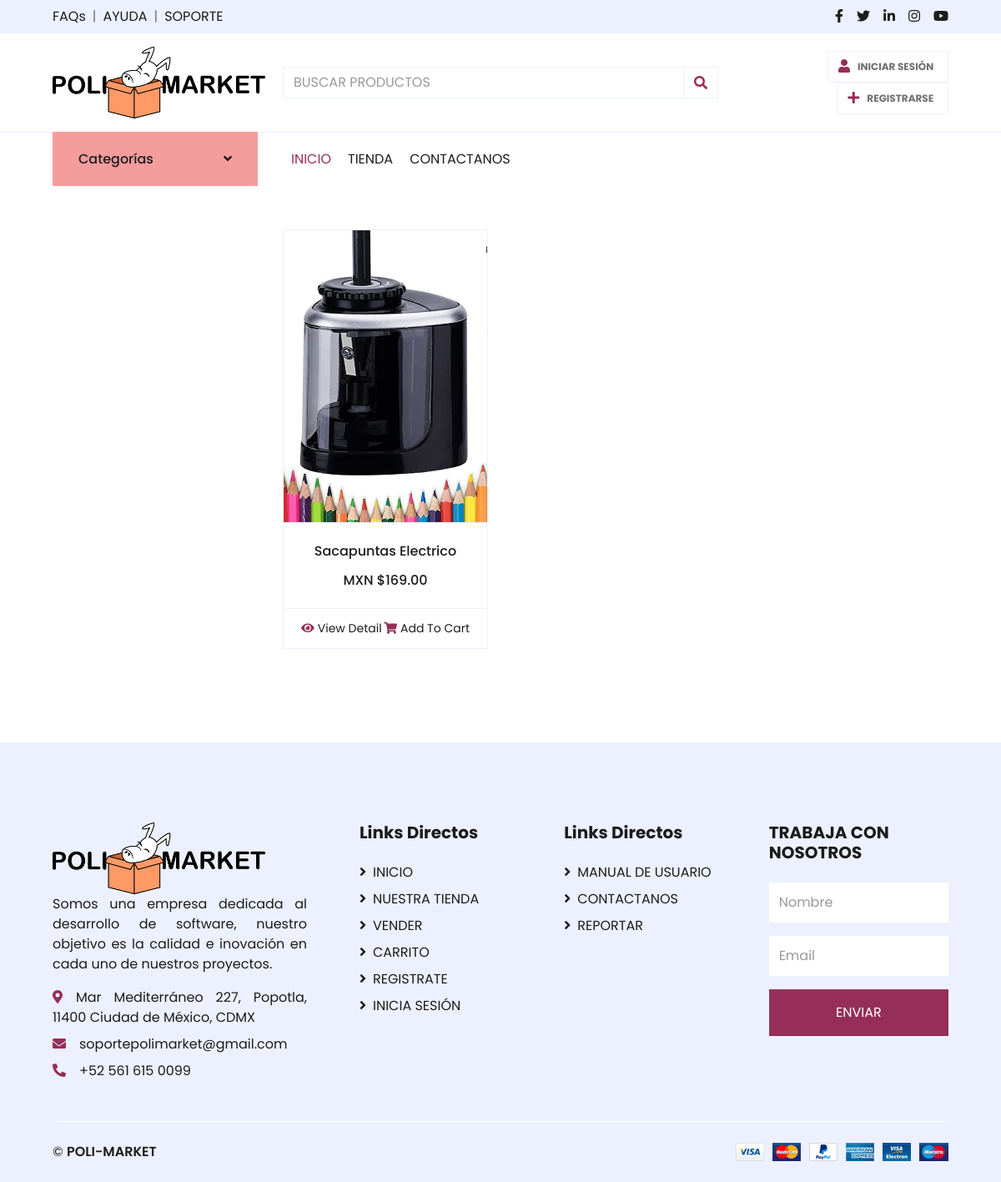
The page /CLIENTE/BUSCAR.php?buscar=Sacapuntas Electrico on the database its author committed.
### tables this page shows
CREATE TABLE `productos` (
  `cod_producto` int(11) NOT NULL AUTO_INCREMENT,
  `nom_producto` varchar(60) NOT NULL,
  `precio_producto` double(11,2) NOT NULL,
  `espns_producto` text NOT NULL,
  `descrip_producto` text NOT NULL,
  `foto_producto1` varchar(100) NOT NULL,
  `foto_producto2` varchar(100) NOT NULL,
  `foto_producto3` varchar(100) NOT NULL,
  `num_productos` int(11) NOT NULL,
  PRIMARY KEY (`cod_producto`)
);

### CLIENTE/BUSCAR.php (the view, shortened to what this page needs)
<?php
include("conexion.php");
?>
<!DOCTYPE html>
<html lang="en">
<head>
    <link href="https://cdnjs.cloudflare.com/ajax/libs/font-awesome/5.10.0/css/all.min.css" rel="stylesheet">
    <link href="lib/owlcarousel/assets/owl.carousel.min.css" rel="stylesheet">
    <link href="css/PRINCIPAL_ORDINARIO.css" rel="stylesheet">
</head>
<body>
    <div class="container-fluid">
        <div class="row bg-secondary py-2 px-xl-5">
            <div class="col-lg-6 d-none d-lg-block">
                <div class="d-inline-flex align-items-center">
                    <a class="text-dark" href="FAQS.php">FAQs</a>
                    <span class="text-muted px-2">|</span>
                    <a id="confirm5" class="text-dark" href="">AYUDA</a>
                    <span class="text-muted px-2">|</span>
                    <a id="confirm4" class="text-dark" href="" onclick="">SOPORTE</a>
                </div>
            </div>
            <div class="col-lg-6 text-center text-lg-right">
                <div class="d-inline-flex align-items-center">
                    <a class="text-dark px-2" href="">
                        <i class="fab fa-facebook-f"></i>
                    </a>
                    <a class="text-dark px-2" href="">
                        <i class="fab fa-twitter"></i>
                    </a>
                    <a class="text-dark px-2" href="">
                        <i class="fab fa-linkedin-in"></i>
                    </a>
                    <a class="text-dark px-2" href="">
                        <i class="fab fa-instagram"></i>
                    </a>
                    <a class="text-dark pl-2" href="">
                        <i class="fab fa-youtube"></i>
                    </a>
                </div>
            </div>
        </div>
        <div class="row align-items-center py-3 px-xl-5">
            <div class="col-lg-3 d-none d-lg-block">
                <a href="" class="text-decoration-none">
                    <div class="logo-banner">
                        <a href="PRINCIPAL_ORDINARIO.php"><img style="width:255px" src="img/Logo_PoliMarket.png" alt=""></a>
                    </div>
                </a>
            </div>
            <div class="col-lg-6 col-6 text-left">
                <form action="BUSCAR.php?busca=">
                    <div class="input-group">
                        <input type="text" class="form-control" name="buscar" placeholder="BUSCAR PRODUCTOS">
                        <div class="input-group-append">
                            <span class="input-group-text bg-transparent text-primary">
                                <i class="fa fa-search"></i>
                            </span>
                        </div>
                    </div>
                </form>
            </div>
            <div class="col-lg-3 col-6 text-right">
                <a href="LOGIN.html" class="btn border">
                    <i class="fas fa-user text-primary"></i>
                    <span class="badge">INICIAR SESIÓN</span>
                </a>
                <a href="REGISTRO.html" class="btn border">
                    <i class="fas fa-plus text-primary"></i>
                    <span class="badge">REGISTRARSE</span>
                </a>
            </div>
        </div>
    </div>
    <div class="container-fluid">
        <div class="row border-top px-xl-5">
            <div class="col-lg-3 d-none d-lg-block">
                <a class="btn shadow-none d-flex align-items-center justify-content-between bg-primary text-white w-100" data-toggle="collapse" href="#navbar-vertical" style="height: 65px; margin-top: -1px; padding: 0 30px;">
                    <h6 class="m-0">Categorías</h6>
                    <i class="fa fa-angle-down text-dark"></i>
                </a>
            </div>
            <div class="col-lg-9">
                <nav class="navbar navbar-expand-lg bg-light navbar-light py-3 py-lg-0 px-0">
                    <div class="collapse navbar-collapse justify-content-between" id="navbarCollapse">
                        <div class="navbar-nav mr-auto py-0">
                            <a href="PRINCIPAL_ORDINARIO.php" class="nav-item nav-link active">INICIO</a>
                            <a href="TIENDA.php" class="nav-item nav-link">TIENDA</a>
                            <a href="CONTACTO.php" class="nav-item nav-link">CONTACTANOS</a>
                        </div>
                    </div>
                </nav>
            </div>
        </div>
    </div>
    <?php
    $sql = "SELECT * FROM productos WHERE nom_producto LIKE LOWER('%".mysqli_real_escape_string($conn, $_GET["buscar"])."%') ";
    $query = mysqli_query($conn, $sql);
    ?>
    <div class="container-fluid pt-5">
        <div class="row px-xl-5">
            <div class="col-lg-3 col-md-12">
            </div>
            <div class="col-lg-9 col-md-12">
                <div class="row pb-3">
                    <div class="col-12 pb-1">
                    </div>
                    <?php while($row3 =  mysqli_fetch_array($query)): ?>
                    <div class="col-lg-4 col-md-6 col-sm-12 pb-1">
                        <div class="card product-item border-0 mb-4">
                            <div class="card-header product-img position-relative overflow-hidden bg-transparent border p-0">
                                <img class="img-fluid w-100" style="width: 350px;height: 350px;object-fit: cover;" src="<?= $row3['foto_producto1']?>" alt="">
                            </div>
                            <div class="card-body border-left border-right text-center p-0 pt-4 pb-3">
                                <h6 class="text-truncate mb-3"><?=mysqli_real_escape_string($conn, $row3['nom_producto'])?></h6>
                                <div class="d-flex justify-content-center">
                                    <h6>MXN $<?= mysqli_real_escape_string($conn, $row3['precio_producto'])?></h6>
                                </div>
                            </div>
                            <div class="card-footer d-flex justify-content-between bg-light border">
                                <a href="PRODUCTO_ORDINARIO.php?producto=<?= $row3['cod_producto']?>" class="btn btn-sm text-dark p-0"><i class="fas fa-eye text-primary mr-1"></i>View Detail</a>
                                <a href="" class="btn btn-sm text-dark p-0"><i class="fas fa-shopping-cart text-primary mr-1"></i>Add To Cart</a>
                            </div>
                        </div>
                    </div>
                    <?php
                    endwhile;
                    ?>
                    <div class="col-12 pb-1">
                    </div>
                </div>
            </div>
        </div>
    </div>
    <div class="container-fluid bg-secondary text-dark mt-5 pt-5">
        <div class="row px-xl-5 pt-5">
            <div class="col-lg-4 col-md-12 mb-5 pr-3 pr-xl-5">
                <a href="" class="text-decoration-none">
                <div class="logo-banner">
                        <a href="PRINCIPAL_ORDINARIO.php"><img style="width:255px" src="img/Logo_PoliMarket.png" alt=""></a>
                    </div>
                </a>
                <p>Somos una empresa dedicada al desarrollo de software, nuestro objetivo es la calidad e inovación en cada uno de nuestros proyectos.</p>
                <p class="mb-2"><i class="fa fa-map-marker-alt text-primary mr-3"></i><span>Mar Mediterráneo 227, Popotla, 11400</span> Ciudad de México, CDMX</p>
                <p class="mb-2"><i class="fa fa-envelope text-primary mr-3"></i>soportepolimarket@gmail.com</p>
                <p class="mb-0"><i class="fa fa-phone-alt text-primary mr-3"></i>+52 561 615 0099</p>
            </div>
            <div class="col-lg-8 col-md-12">
                <div class="row">
                    <div class="col-md-4 mb-5">
                        <h5 class="font-weight-bold text-dark mb-4">Links Directos</h5>
                        <div class="d-flex flex-column justify-content-start">
                            <a class="text-dark mb-2" href="PRINCIPAL_ORDINARIO.php"><i class="fa fa-angle-right mr-2"></i>INICIO</a>
                            <a class="text-dark mb-2" href="TIENDA.php"><i class="fa fa-angle-right mr-2"></i>NUESTRA TIENDA</a>
                            <a id="confirm" class="text-dark mb-2" href=""><i class="fa fa-angle-right mr-2"></i>VENDER</a>
                            <a id="confirm1" class="text-dark mb-2" href=""><i class="fa fa-angle-right mr-2"></i>CARRITO</a>
                            <a class="text-dark mb-2" href="REGISTRO.html"><i class="fa fa-angle-right mr-2"></i>REGISTRATE</a>
                            <a class="text-dark" href="LOGIN.html"><i class="fa fa-angle-right mr-2"></i>INICIA SESIÓN</a>
                        </div>
                    </div>
                    <div class="col-md-4 mb-5">
                        <h5 class="font-weight-bold text-dark mb-4">Links Directos</h5>
                        <div class="d-flex flex-column justify-content-start">
                            <a id="confirm2" class="text-dark mb-2" href=""><i class="fa fa-angle-right mr-2"></i>MANUAL DE USUARIO</a>
                            <a class="text-dark mb-2" href="CONTACTO.php"><i class="fa fa-angle-right mr-2"></i>CONTACTANOS</a>
                            <a id="confirm3" class="text-dark mb-2" href=""><i class="fa fa-angle-right mr-2"></i>REPORTAR</a>
                        </div>
                    </div>
                    <div class="col-md-4 mb-5">
                        <h5 class="font-weight-bold text-dark mb-4">TRABAJA CON NOSOTROS</h5>
                        <form action="">
                            <div class="form-group">
                                <input type="text" class="form-control border-0 py-4" placeholder="Nombre" required="required" />
                            </div>
                            <div class="form-group">
                                <input type="email" class="form-control border-0 py-4" placeholder="Email"
                                    required="required" />
                            </div>
                            <div>
                                <button class="btn btn-primary btn-block border-0 py-3" type="submit">ENVIAR</button>
                            </div>
                        </form>
                    </div>
                </div>
            </div>
        </div>
        <div class="row border-top border-light mx-xl-5 py-4">
            <div class="col-md-6 px-xl-0">
                <p class="mb-md-0 text-center text-md-left text-dark">
                    &copy; <a class="text-dark font-weight-semi-bold" href="#">POLI-MARKET</a>
                </p>
            </div>
            <div class="col-md-6 px-xl-0 text-center text-md-right">
                <img class="img-fluid" src="img/payments.png" alt="">
            </div>
        </div>
    </div>
</body>
</html>

### rows shown on the page
productos: foto_producto1 (picture), nom_producto "Sacapuntas Electrico", precio_producto "169.00"
